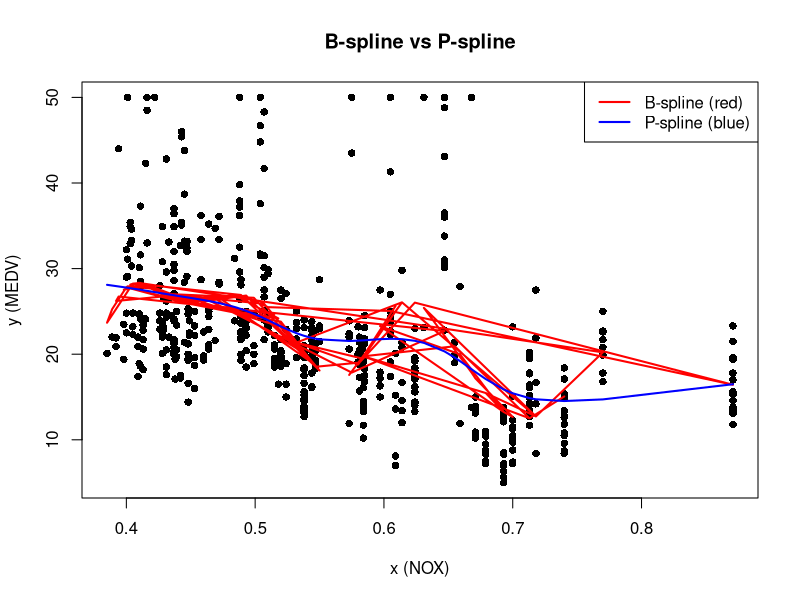

This figure's R source:
# Load necessary libraries
library(splines)  # For B-splines
library(MASS)     # For the Boston dataset

# Set the random seed
set.seed(4060)

# Load the data
x <- Boston$nox
y <- Boston$medv

# (a) Fit a B-spline to the data
# Define knots at the specified quantiles
knots <- quantile(x, probs = c(0.15, 0.40, 0.60, 0.70, 0.85))

# Fit a B-spline model
b_spline_model <- lm(y ~ bs(x, knots = knots))

# Display B-spline coefficient estimates
cat("B-spline coefficient estimates:\n")
print(coef(b_spline_model))

# (b) Generate predictions for new x values
newx <- c(0.4, 0.5, 0.6)
predicted_b_spline <- predict(b_spline_model, newdata = data.frame(x = newx))

cat("\nPredicted values for new x values using the B-spline:\n")
print(predicted_b_spline)

# (c) Fit a P-spline (smoothing spline) to the data
# Fit the smoothing spline
p_spline_model <- smooth.spline(x, y, cv = TRUE)

# (i) Quote the P-spline penalized criterion (RSS)
cat("\nP-spline penalized criterion (RSS):\n")
print(p_spline_model$cv.crit)

# (ii) Provide a plot comparing B-spline and P-spline
plot(x, y, main = "B-spline vs P-spline",
     xlab = "x (NOX)", ylab = "y (MEDV)", pch = 16, col = "black")
lines(x, predict(b_spline_model), col = "red", lwd = 2)
lines(p_spline_model, col = "blue", lwd = 2)
legend("topright", legend = c("B-spline (red)", "P-spline (blue)"), col = c("red", "blue"), lwd = 2)

# (d) Generate predictions for new x values from P-spline
predicted_p_spline <- predict(p_spline_model, x = newx)$y

cat("\nPredicted values for new x values using the P-spline:\n")
print(predicted_p_spline)

# Compare the predictions
cat("\nComparison of predictions (B-spline vs P-spline):\n")
comparison <- data.frame(
  newx = newx,
  B_spline = predicted_b_spline,
  P_spline = predicted_p_spline
)
print(comparison)

# (e) Implement 5-fold cross-validation of the P-spline
library(caret)

set.seed(4060)

# Define folds for cross-validation
folds <- createFolds(y, k = 5, list = TRUE)

# Initialize RMSE storage
rmse_values <- numeric(5)

# Perform 5-fold cross-validation
for (i in 1:5) {
  # Split data into training and testing sets
  train_idx <- setdiff(1:length(y), folds[[i]])
  test_idx <- folds[[i]]
  
  # Train P-spline on training data
  p_spline_cv <- smooth.spline(x[train_idx], y[train_idx])
  
  # Predict on testing data
  predicted <- predict(p_spline_cv, x[test_idx])$y
  
  # Compute RMSE
  rmse_values[i] <- sqrt(mean((y[test_idx] - predicted)^2))
}

# Calculate and display the overall RMSE
cv_rmse <- mean(rmse_values)

cat("\n5-fold cross-validation RMSE for P-spline:\n")
print(cv_rmse)
